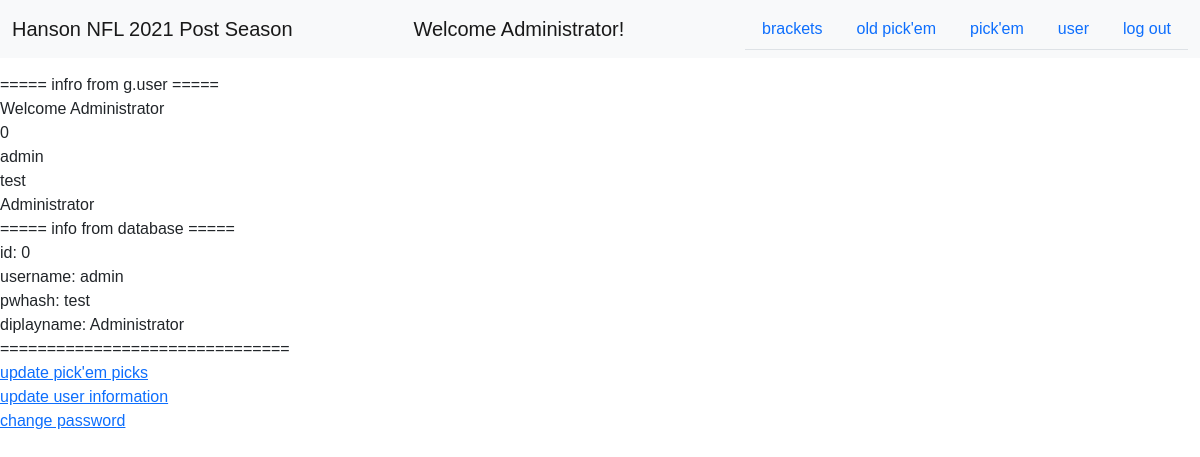
Screenshot of /user/user (signed in) with the database file from the repository.
### tables this page shows
CREATE TABLE user (
    id INTEGER PRIMARY KEY AUTOINCREMENT,
    username TEXT UNIQUE NOT NULL,
    pwhash TEXT NOT NULL,
    displayname TEXT NOT NULL
);

### nfl/user.py (the view)
@bp.route('/user', methods=('GET', 'POST'))
@login_required
def user():
    db = get_db()
    user = db.execute(
        'SELECT * FROM user WHERE id=?', (g.user['id'],)
    ).fetchall()
    return render_template('user/user.html', user=user)

### nfl/auth.py (called while the page is built)
@bp.before_app_request
def load_logged_in_user():
    user_id = session.get('user_id')
    if user_id is None:
        g.user = None
    else:
        g.user = get_db().execute(
            'SELECT * FROM user WHERE id = ?', (user_id,)
        ).fetchone()

def login_required(view):
    @functools.wraps(view)
    def wrapped_view(**kwargs):
        if g.user is None:
            return redirect(url_for('auth.login'))
        return view(**kwargs)
    return wrapped_view

### nfl/db.py (called while the page is built)
def get_db():
    if 'db' not in g:
        g.db = sqlite3.connect(
            current_app.config['DATABASE'],
            detect_types=sqlite3.PARSE_DECLTYPES
        )
        g.db.row_factory = sqlite3.Row
    return g.db

### nfl/templates/user/user.html (shortened to what this page needs)
{% extends "base.html" %}
{% block content %}
    <div>===== infro from g.user =====</div>
    <div>Welcome {{ g.user['displayname'] }}</div>
    <div>{{ g.user['id'] }}</div>
    <div>{{ g.user['username'] }}</div>
    <div>{{ g.user['pwhash'] }}</div>
    <div>{{ g.user['displayname'] }}</div>
    <div>===== info from database =====</div>
    {% for thing in user %}
        <div>id: {{ thing['id'] }}</div>
        <div>username: {{ thing['username'] }}</div>
        <div>pwhash: {{ thing['pwhash'] }}</div>
        <div>diplayname: {{ thing['displayname'] }}</div>
    {% endfor %}
    <div>===============================</div>
    <div>
        <a href="{{ url_for('user.updatepicks') }}">update pick'em picks</a>
    </div>
    <div>
        <a href="{{ url_for('user.updateinfo') }}">update user information</a>
    </div>
    <div>
        <a href="{{ url_for('user.changepassword') }}">change password</a>
    </div>
{% endblock %}

### nfl/templates/base.html (shortened to what this page needs)
<!DOCTYPE html>
<html lang="en">
<head>
    <link href="https://cdn.jsdelivr.net/npm/bootstrap@5.1.3/dist/css/bootstrap.min.css" rel="stylesheet">
    <link rel="stylesheet" href="{{ url_for('static', filename='style.css') }}">
</head>
<body>
    <nav class="navbar navbar-expand-lg navbar-light bg-light">
        <div class="container-fluid">
            <a class="navbar-brand justify-content-center">Hanson NFL 2021 Post Season</a>
            {% if g.user %}
            <a class="navbar-brand justify-content-center">Welcome {{ g.user['displayname'] }}!</a>
            {% else %}
            <a class="navbar-brand justify-content-center"></a>
            {% endif %}
            <ul class="nav nav-tabs justify-content-end">
                {% if g.user %}
                    <li class="nav-item">
                        <a class="nav-link" aria-current="page" href="./brackets.html">
                            <div>brackets</div>
                        </a>
                    </li>
                    <li class="nav-item" aria-current="page">
                        <a class="nav-link" href="{{ url_for('pickem.oldpickem') }}">
                            <div>old pick'em</div>
                        </a>
                    </li>
                    <li class="nav-item" aria-current="page">
                        <a class="nav-link" href="{{ url_for('pickem.newpickem') }}">
                            <div>pick'em</div>
                        </a>
                    </li>
                    <li class="nav-item">
                        <a class="nav-link" aria-current="page" href="{{ url_for('user.user') }}">user</a>
                    </li>
                    <li class="nav-item">
                        <a class="nav-link" aria-current="page" href="{{ url_for('auth.logout') }}">log out</a>
                    </li>
                {% endif %}
            </ul>
        </div>
    </nav>
    <div class="main">
        {% block content %}
        {% endblock %}
    </div>
</body>

### nfl/static/style.css (style rules this page uses)
body { font-family: Optima, sans-serif; padding-top: 3rem; padding-bottom: 3rem; }
.main { margin-top: 25px; }
.navbar { overflow: hidden; background-color: #333; position: fixed; top: 0; width: 100%; }

### rows the page displays
user: user.displayname "Administrator", user.id "0", user.username "admin", user.pwhash "test", id "0", username "admin", pwhash "test", displayname "Administrator"
